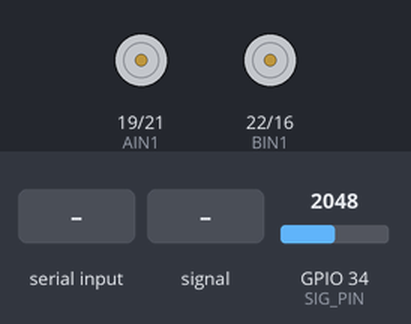
A sketch run on a simulated ESP32. Shown: motor-driver pin pairs drawn as motors (green arrow = first pin HIGH = forward, orange = second pin HIGH = backward, longer = more drive, scaled by the enable pin). The inputs (shaded band) are chosen by the test bench; at power-on: GPIO 34 (SIG_PIN) = 2048. EEPROM starts erased; nothing arrives over Bluetooth unless stated.

Above: at 1.2 s.
1.3 s: "START\n" received over the second serial link
At 2.3 s:
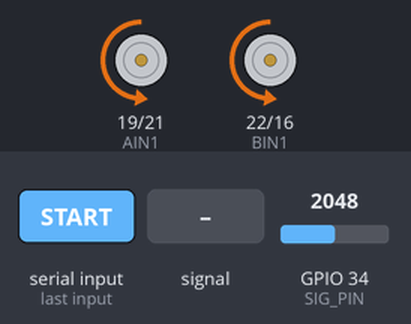
2.8 s: GPIO 34 (SIG_PIN) fed a 200 Hz sine of ±327 counts around its level
At 4.5 s:
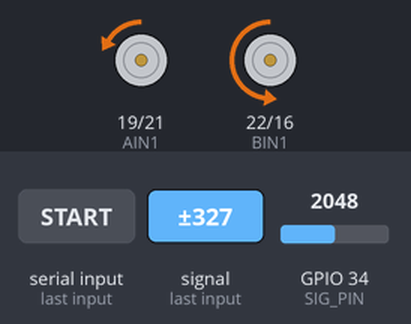
5.8 s: GPIO 34 (SIG_PIN) set to 1228
7.3 s: GPIO 34 (SIG_PIN) fed a 1000 Hz sine of ±1023 counts around its level
At 7.75 s:
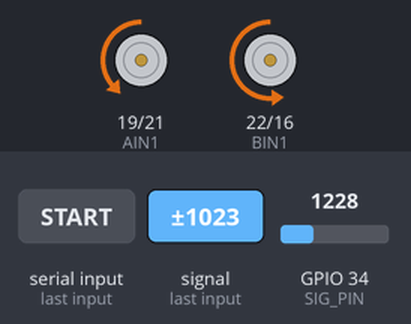
At 8.35 s:
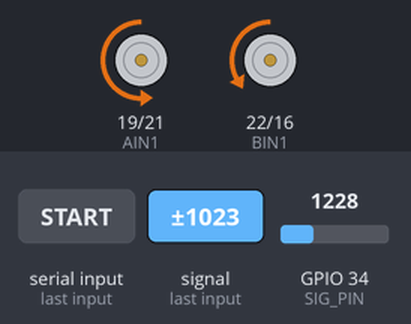
Timing chart, 0 to 10.1 s (numbered marks = the images above; inputs shaded):
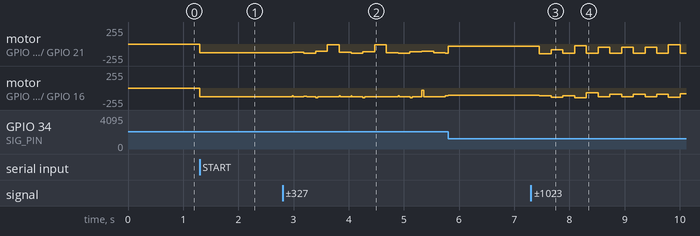

Measured:
- after the input at 1.3 s, motor on GPIO 19 (AIN1) / GPIO 21 (AIN2), motor on GPIO 22 (BIN1) / GPIO 16 (BIN2): stopped → backward 130/255 at once

The sketch:

Bluetooth_code_2.ino
```cpp
#include "BluetoothSerial.h"
#include <Preferences.h>

#if !defined(CONFIG_BT_ENABLED) || !defined(CONFIG_BLUEDROID_ENABLED)
#error Bluetooth is not enabled! Please run `make menuconfig` to and enable it
#endif

BluetoothSerial SerialBT;
Preferences preferences;

// --- Motor Pins ---
const int PWMA = 18; const int AIN1 = 19; const int AIN2 = 21;
const int PWMB = 23; const int BIN1 = 22; const int BIN2 = 16;

// --- Multiplexer Pins ---
const int S0 = 13;
const int S1 = 12;
const int S2 = 14;
const int S3 = 27;
const int SIG_PIN = 34; // The single analog pin reading the multiplexer

// --- Sensor Setup (Full 8 Sensors!) ---
const int NUM_SENSORS = 8;
const int weights[NUM_SENSORS] = {-40, -30, -20, -10, 10, 20, 30, 40};

// --- Auto-Calibration Variables ---
int sensorMin[NUM_SENSORS];
int sensorMax[NUM_SENSORS];
int sensorThresholds[NUM_SENSORS];

// --- PID & Dynamic Speed Variables ---
float Kp, Ki, Kd, Kb;
int baseSpeed;

float P, I, D = 0;
float previousError = 0;
bool isRunning = false;

unsigned long lastSendTime = 0;

// --- Multiplexer Read Function ---
int readMux(int channel) {
  digitalWrite(S0, bitRead(channel, 0));
  digitalWrite(S1, bitRead(channel, 1));
  digitalWrite(S2, bitRead(channel, 2));
  digitalWrite(S3, bitRead(channel, 3));

  delayMicroseconds(10);
  return analogRead(SIG_PIN);
}

// --- Motor Control (REVERSED DIRECTION FIX) ---
void setMotors(int leftSpeed, int rightSpeed) {
  leftSpeed = constrain(leftSpeed, -255, 255);
  rightSpeed = constrain(rightSpeed, -255, 255);

  // Reversed: Forward is now LOW/HIGH
  if (leftSpeed >= 0) {
    digitalWrite(AIN1, LOW); digitalWrite(AIN2, HIGH);
    analogWrite(PWMA, leftSpeed);
  } else {
    digitalWrite(AIN1, HIGH); digitalWrite(AIN2, LOW);
    analogWrite(PWMA, -leftSpeed);
  }

  // Reversed: Forward is now LOW/HIGH
  if (rightSpeed >= 0) {
    digitalWrite(BIN1, LOW); digitalWrite(BIN2, HIGH);
    analogWrite(PWMB, rightSpeed);
  } else {
    digitalWrite(BIN1, HIGH); digitalWrite(BIN2, LOW);
    analogWrite(PWMB, -rightSpeed);
  }
}

void stopMotors() {
  analogWrite(PWMA, 0);
  analogWrite(PWMB, 0);
}

// --- The Spin Calibration Function ---
void calibrateSensors() {
  SerialBT.println(">>> CALIBRATING: SPINNING NOW <<<");

  for(int i=0; i<NUM_SENSORS; i++) {
    sensorMin[i] = 4095;
    sensorMax[i] = 0;
  }

  unsigned long startTime = millis();

  setMotors(100, -100);

  while (millis() - startTime < 2500) {
    for (int i = 0; i < NUM_SENSORS; i++) {
      int val = readMux(i);
      if (val < sensorMin[i]) sensorMin[i] = val;
      if (val > sensorMax[i]) sensorMax[i] = val;
    }
    delay(10);
  }

  stopMotors();

  SerialBT.println("--- New Thresholds Saved ---");
  for (int i = 0; i < NUM_SENSORS; i++) {
    sensorThresholds[i] = (sensorMin[i] + sensorMax[i]) / 2;
    String key = "th" + String(i);
    preferences.putInt(key.c_str(), sensorThresholds[i]);
  }
  SerialBT.println(">>> CALIBRATION COMPLETE <<<");
}

// --- Bluetooth Command Parser ---
void handleBluetoothCommands() {
  if (SerialBT.available()) {
    String command = SerialBT.readStringUntil('\n');
    command.trim();
    command.toUpperCase();

    if (command == "START" || command == "1") {
      isRunning = true;
      SerialBT.println(">>> RACING MODE ACTIVATED <<<");
    }
    else if (command == "STOP" || command == "0") {
      isRunning = false;
      stopMotors();
      I = 0;
      SerialBT.println(">>> EMERGENCY BRAKE <<<");
    }
    else if (command == "CAL") {
      calibrateSensors();
    }
    else if (command.startsWith("KP=")) {
      Kp = command.substring(3).toFloat();
      preferences.putFloat("kp", Kp);
      SerialBT.println("Saved Kp: " + String(Kp));
    }
    else if (command.startsWith("KI=")) {
      Ki = command.substring(3).toFloat();
      preferences.putFloat("ki", Ki);
      SerialBT.println("Saved Ki: " + String(Ki));
    }
    else if (command.startsWith("KD=")) {
      Kd = command.substring(3).toFloat();
      preferences.putFloat("kd", Kd);
      SerialBT.println("Saved Kd: " + String(Kd));
    }
    else if (command.startsWith("KB=")) {
      Kb = command.substring(3).toFloat();
      preferences.putFloat("kb", Kb);
      SerialBT.println("Saved Kb: " + String(Kb));
    }
    else if (command.startsWith("SPEED=")) {
      baseSpeed = command.substring(6).toInt();
      preferences.putInt("speed", baseSpeed);
      SerialBT.println("Saved Speed: " + String(baseSpeed));
    }
    else if (command.startsWith("THRESH=")) {
      int manualThresh = command.substring(7).toInt();
      for (int i = 0; i < NUM_SENSORS; i++) {
        sensorThresholds[i] = manualThresh;
        String key = "th" + String(i);
        preferences.putInt(key.c_str(), manualThresh);
      }
      SerialBT.println(">>> MANUAL OVERRIDE: All thresholds set to " + String(manualThresh) + " <<<");
    }
  }
}

// --- Setup ---
void setup() {
  Serial.begin(115200);
  SerialBT.begin("ESP32_LineFollower");

  preferences.begin("robot", false);

  Kp = preferences.getFloat("kp", 1.0);
  Ki = preferences.getFloat("ki", 0.0);
  Kd = preferences.getFloat("kd", 0.5);
  Kb = preferences.getFloat("kb", 1.5);
  baseSpeed = preferences.getInt("speed", 130);

  // Load individual thresholds, default to 2000
  for(int i=0; i < NUM_SENSORS; i++) {
    String key = "th" + String(i);
    sensorThresholds[i] = preferences.getInt(key.c_str(), 2000);
  }

  // Motor Pins Setup
  pinMode(PWMA, OUTPUT); pinMode(AIN1, OUTPUT); pinMode(AIN2, OUTPUT);
  pinMode(PWMB, OUTPUT); pinMode(BIN1, OUTPUT); pinMode(BIN2, OUTPUT);
  stopMotors();

  // Multiplexer Pins Setup
  pinMode(S0, OUTPUT);
  pinMode(S1, OUTPUT);
  pinMode(S2, OUTPUT);
  pinMode(S3, OUTPUT);
  pinMode(SIG_PIN, INPUT);
}

// --- Main Loop ---
void loop() {
  handleBluetoothCommands();

  int error = 0;
  int activeSensors = 0;
  String sensorString = "";
  String threshString = "";

  // 1. Read All 8 Analog Sensors via Multiplexer
  for (int i = 0; i < NUM_SENSORS; i++) {
    int val = readMux(i);

    // Build the strings for the HUD
    sensorString += String(val) + " ";
    threshString += String(sensorThresholds[i]) + " ";

    // Logic Check
    if (val > sensorThresholds[i]) {
      error += weights[i];
      activeSensors++;
    }
  }

  // 2. Average Error
  if (activeSensors > 0) {
    error = error / activeSensors;
  } else {
    // If line is entirely lost, maintain the last known direction
    error = previousError;
  }

  // 3. Send Compact Live Data HUD
  if (millis() - lastSendTime > 200) {
    SerialBT.println("Val: [ " + sensorString + "]");
    SerialBT.println("Thr: [ " + threshString + "]");
    SerialBT.println("Err: " + String(error) + " | Kp: " + String(Kp, 1) + " | Kd: " + String(Kd, 1) + " | Kb: " + String(Kb, 1) + " | Spd: " + String(baseSpeed));
    SerialBT.println("--------------------------------------------------");

    lastSendTime = millis();
  }

  // 4. PID & Dynamic Auto-Brake Math
  if (isRunning) {
    P = error;
    I = I + error;
    D = error - previousError;

    float pidValue = (Kp * P) + (Ki * I) + (Kd * D);
    previousError = error;

    int dynamicSpeed = baseSpeed - (abs(error) * Kb);
    dynamicSpeed = constrain(dynamicSpeed, 60, 255);

    int leftMotorSpeed = dynamicSpeed - pidValue;
    int rightMotorSpeed = dynamicSpeed + pidValue;

    setMotors(leftMotorSpeed, rightMotorSpeed);
  }
}
```
